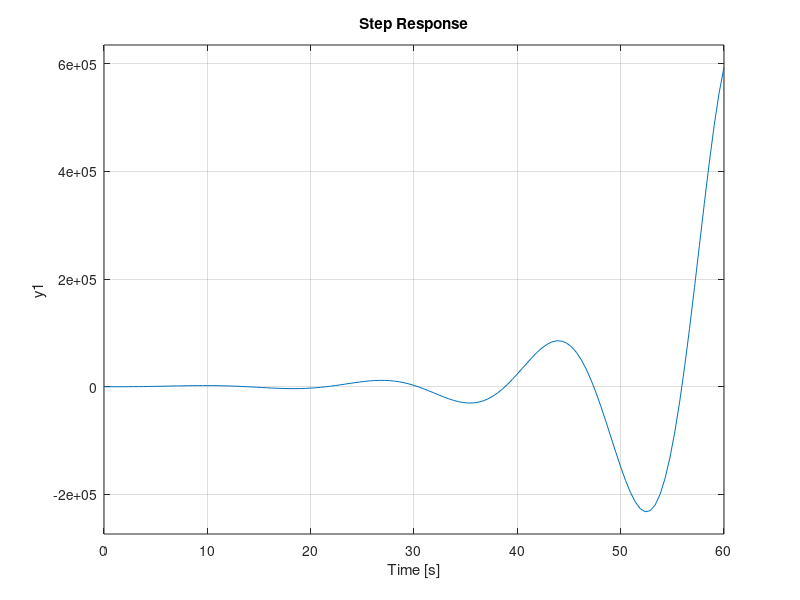

The MATLAB script that drew this image: (Note: this script raises an error after producing the figure.)
%1
A = [-0.4 0 -0.01;1 0 0;-1.4 9.8 -0.02];
B = [6.3; 0; 9.3]; 
C = [0 0 1]%eye(3);
sys_c = ss(A,B,C,0);

step(sys_c)%, hold on, step(sys_d1,Tf)
impulse(sys)

%2
A = [-0.0895 -0.286 0;-0.0439 -0.272 0;0 1 0];
B = [0.0145; -0.0122; 0]; 
C = [0 0 1]%eye(3);
sys = ss(A,B,C,0);

step(sys)%, hold on, step(sys_d1,Tf)
impulse(sys)
